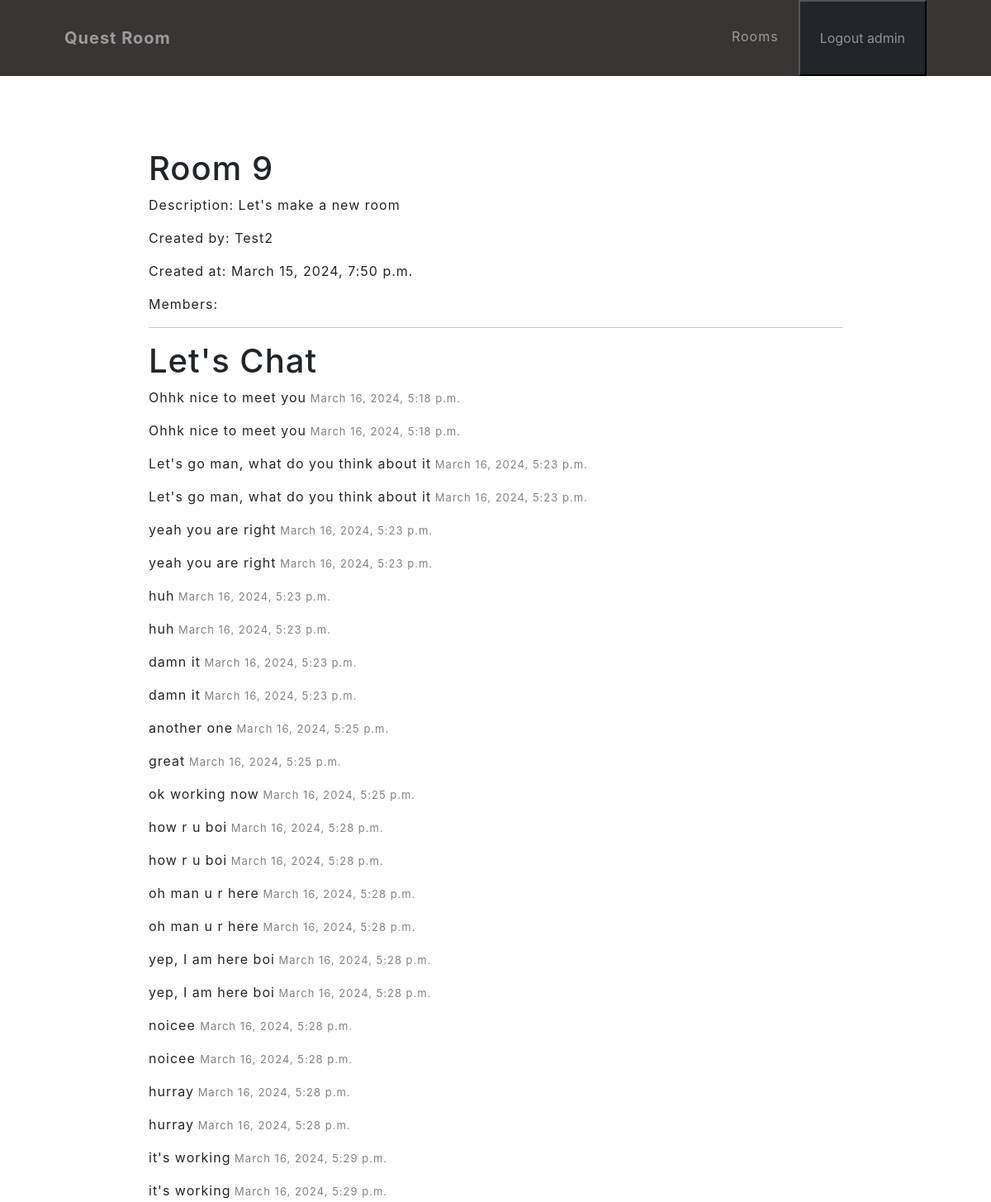
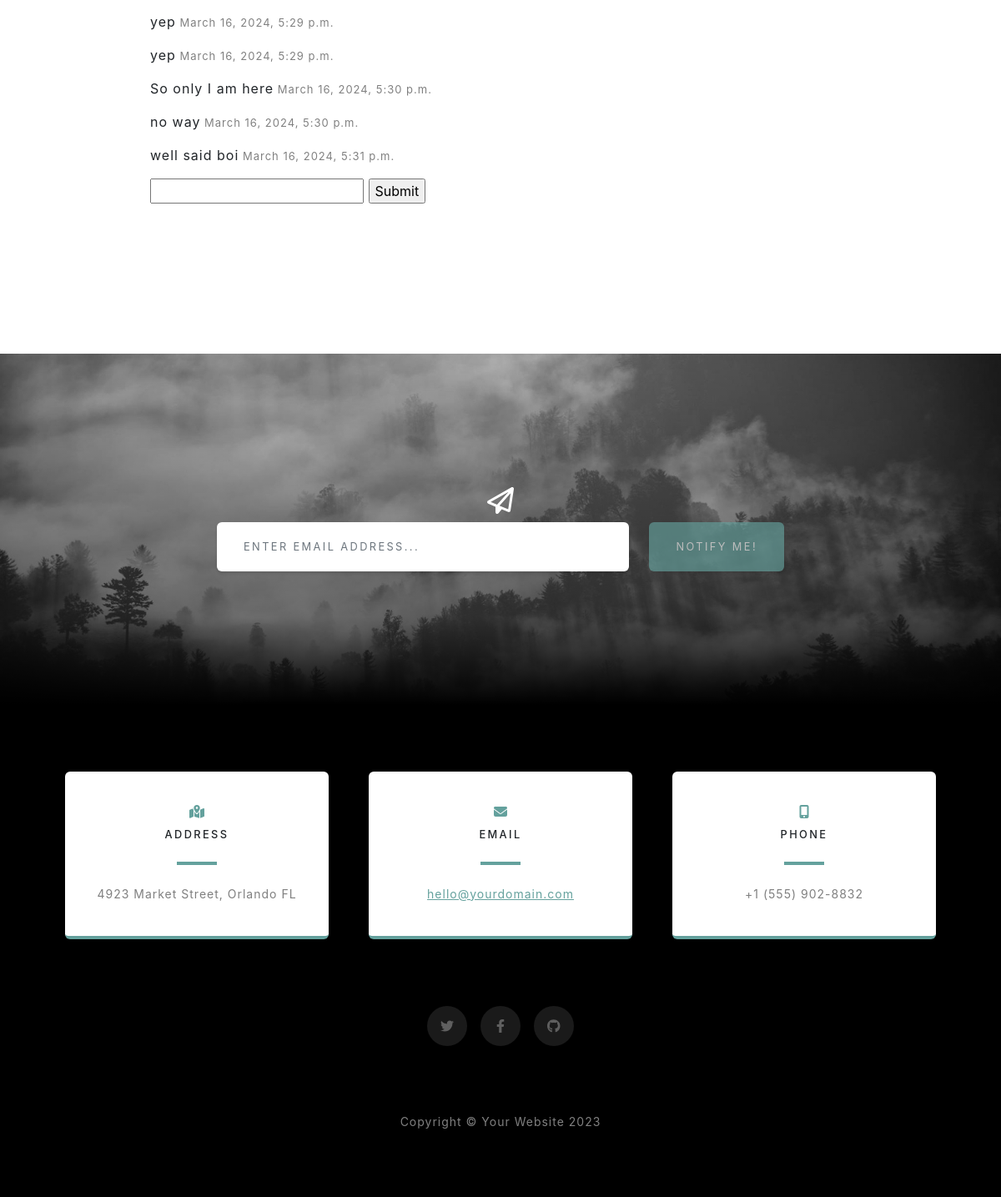
Screenshot of /rooms/9/ (signed in) with the database file from the repository (2 pictures, top to bottom).
### users/models.py (models this page shows)
class User(AbstractUser):
    def __str__(self) -> str:
        return f'{self.id} - {self.username}'

### rooms/models.py (models this page shows, shortened)
class QuestRoom(models.Model):
    class RoomType(models.TextChoices):
        LEETCODE = 'LC', 'LeetCode'
    name = models.CharField(max_length=50)
    description = models.TextField()
    room_type = models.CharField(
        choices=RoomType.choices,
        default=RoomType.LEETCODE,
        max_length=2
    )
    created_by = models.ForeignKey(User, on_delete=models.CASCADE, related_name='rooms')
    members = models.ManyToManyField(User)
    expire_days = models.PositiveIntegerField(default=1)
    expires_at = models.DateTimeField()
    daily_required_points = models.PositiveIntegerField(default=1)
    created_at = models.DateTimeField(auto_now_add=True)
    updated_at = models.DateTimeField(auto_now=True)
    class Meta:
        unique_together = [['name', 'created_by']]

class Message(models.Model):
    room = models.ForeignKey(QuestRoom, on_delete=models.CASCADE, related_name='messages')
    user = models.ForeignKey(User, on_delete=models.CASCADE)
    content = models.TextField()
    created_at = models.DateTimeField(auto_now_add=True)
    objects = models.Manager()
    latest_messages = LatestMessages()

### rooms/views.py (the view)
# urls.py: path('rooms/<int:room_id>/', views.view_room, name='view_room'),
@login_required
def view_room(request, room_id):
    room = get_object_or_404(QuestRoom, pk=room_id)
    latest_messages = Message.latest_messages.get_latest_messages(room_id)
    return render (
        request,
        'rooms/view_room.html', {
            'room': room,
            'latest_messages': latest_messages,
        }
    )

### rooms/models.py (called while the page is built)
    def get_latest_messages(self, room_id, limit=30):
        return self.filter(room_id=room_id).order_by('-created_at')[:limit]

### rooms/templates/rooms/view_room.html (shortened to what this page needs)
{% extends 'rooms/base.html' %}
{% block content %}
    <main>
        <h1>Room {{ room.id }}</h1>
        <p>Description: {{ room.description }}</p>
        <p>Created by: {{ room.created_by.username }}</p>
        <p>Created at: {{ room.created_at }}</p>
        <p>Members:</p>
        <hr>
        <h1>Let's Chat</h1>
        <div id="messages">
            {% for message in latest_messages reversed %}
                <div class="message">
                    <p>{{ message.content }}<span> {{ message.created_at }}</span></p>
                </div>
            {% endfor %}
        </div>
        <form id="form">
            <input type="text" name="message">
            <input type="submit">
        </form>
    </main>
{% endblock content %}

### rooms/templates/rooms/base.html (shortened to what this page needs)
{% load static %}
<!DOCTYPE html>
<html lang="en">
    <head>
        <link href="https://api.fontshare.com/v2/css?f[]=supreme@400&f[]=chubbo@700&display=swap" rel="stylesheet">
        <link href="{% static 'css/styles.css' %}" rel="stylesheet" />
    </head>
    <body id="page-top">
        <nav class="navbar navbar-expand-lg navbar-light fixed-top" id="mainNav">
            <div class="container px-4 px-lg-5">
                <a class="navbar-brand" href="#page-top">Quest Room</a>
                <div class="collapse navbar-collapse" id="navbarResponsive">
                    <ul class="navbar-nav ms-auto">
                        <li class="nav-item"><a class="nav-link" href="#projects">Rooms</a></li>
                        {% if request.user.is_authenticated %}
                            <li class="nav-item">
                                <form action="{% url 'users:logout' %}" method="post">
                                    <button type="submit" class="nav-link bg-dark">Logout {{ request.user.username }}</button>
                                </form>
                            </li>
                        {% endif %}
                    </ul>
                </div>
            </div>
        </nav>
        {% block content %}
        {% endblock content %}
        <section class="signup-section" id="signup">
            <div class="container px-4 px-lg-5">
                <div class="row gx-4 gx-lg-5">
                    <div class="col-md-10 col-lg-8 mx-auto text-center">
                        <i class="far fa-paper-plane fa-2x mb-2 text-white"></i>
                        <form class="form-signup" id="contactForm" data-sb-form-api-token="API_TOKEN">
                            <div class="row input-group-newsletter">
                                <div class="col"><input class="form-control" id="emailAddress" type="email" placeholder="Enter email address..." aria-label="Enter email address..." data-sb-validations="required,email" /></div>
                                <div class="col-auto"><button class="btn btn-primary disabled" id="submitButton" type="submit">Notify Me!</button></div>
                            </div>
                        </form>
                    </div>
                </div>
            </div>
        </section>
        <section class="contact-section bg-black">
            <div class="container px-4 px-lg-5">
                <div class="row gx-4 gx-lg-5">
                    <div class="col-md-4 mb-3 mb-md-0">
                        <div class="card py-4 h-100">
                            <div class="card-body text-center">
                                <i class="fas fa-map-marked-alt text-primary mb-2"></i>
                                <h4 class="text-uppercase m-0">Address</h4>
                                <hr class="my-4 mx-auto" />
                                <div class="small text-black-50">4923 Market Street, Orlando FL</div>
                            </div>
                        </div>
                    </div>
                    <div class="col-md-4 mb-3 mb-md-0">
                        <div class="card py-4 h-100">
                            <div class="card-body text-center">
                                <i class="fas fa-envelope text-primary mb-2"></i>
                                <h4 class="text-uppercase m-0">Email</h4>
                                <hr class="my-4 mx-auto" />
                                <div class="small text-black-50"><a href="#!">hello@yourdomain.com</a></div>
                            </div>
                        </div>
                    </div>
                    <div class="col-md-4 mb-3 mb-md-0">
                        <div class="card py-4 h-100">
                            <div class="card-body text-center">
                                <i class="fas fa-mobile-alt text-primary mb-2"></i>
                                <h4 class="text-uppercase m-0">Phone</h4>
                                <hr class="my-4 mx-auto" />
                                <div class="small text-black-50">+1 (555) 902-8832</div>
                            </div>
                        </div>
                    </div>
                </div>
                <div class="social d-flex justify-content-center">
                    <a class="mx-2" href="#!"><i class="fab fa-twitter"></i></a>
                    <a class="mx-2" href="#!"><i class="fab fa-facebook-f"></i></a>
                    <a class="mx-2" href="#!"><i class="fab fa-github"></i></a>
                </div>
            </div>
        </section>
        <footer class="footer bg-black small text-center text-white-50"><div class="container px-4 px-lg-5">Copyright &copy; Your Website 2023</div></footer>
    </body>
</html>

### rows the page displays
User: user.username "admin"
QuestRoom: id "9", description "Let's make a new room", created_by.username "Test2", created_at "March 15, 2024, 7:50 p.m."
Message: content "Ohhk nice to meet you", created_at "March 16, 2024, 5:18 p.m."
Message: content "Ohhk nice to meet you", created_at "March 16, 2024, 5:18 p.m."
Message: content "Let's go man, what do you think about it", created_at "March 16, 2024, 5:23 p.m."
Message: content "Let's go man, what do you think about it", created_at "March 16, 2024, 5:23 p.m."
Message: content "yeah you are right", created_at "March 16, 2024, 5:23 p.m."
Message: content "yeah you are right", created_at "March 16, 2024, 5:23 p.m."
Message: content "huh", created_at "March 16, 2024, 5:23 p.m."
Message: content "huh", created_at "March 16, 2024, 5:23 p.m."
Message: content "damn it", created_at "March 16, 2024, 5:23 p.m."
Message: content "damn it", created_at "March 16, 2024, 5:23 p.m."
Message: content "another one", created_at "March 16, 2024, 5:25 p.m."
Message: content "great", created_at "March 16, 2024, 5:25 p.m."
Message: content "ok working now", created_at "March 16, 2024, 5:25 p.m."
Message: content "how r u boi", created_at "March 16, 2024, 5:28 p.m."
Message: content "how r u boi", created_at "March 16, 2024, 5:28 p.m."
Message: content "oh man u r here", created_at "March 16, 2024, 5:28 p.m."
Message: content "oh man u r here", created_at "March 16, 2024, 5:28 p.m."
Message: content "yep, I am here boi", created_at "March 16, 2024, 5:28 p.m."
Message: content "yep, I am here boi", created_at "March 16, 2024, 5:28 p.m."
Message: content "noicee", created_at "March 16, 2024, 5:28 p.m."
Message: content "noicee", created_at "March 16, 2024, 5:28 p.m."
Message: content "hurray", created_at "March 16, 2024, 5:28 p.m."
Message: content "hurray", created_at "March 16, 2024, 5:28 p.m."
Message: content "it's working", created_at "March 16, 2024, 5:29 p.m."
Message: content "it's working", created_at "March 16, 2024, 5:29 p.m."
Message: content "yep", created_at "March 16, 2024, 5:29 p.m."
Message: content "yep", created_at "March 16, 2024, 5:29 p.m."
Message: content "So only I am here", created_at "March 16, 2024, 5:30 p.m."
Message: content "no way", created_at "March 16, 2024, 5:30 p.m."
Message: content "well said boi", created_at "March 16, 2024, 5:31 p.m."
